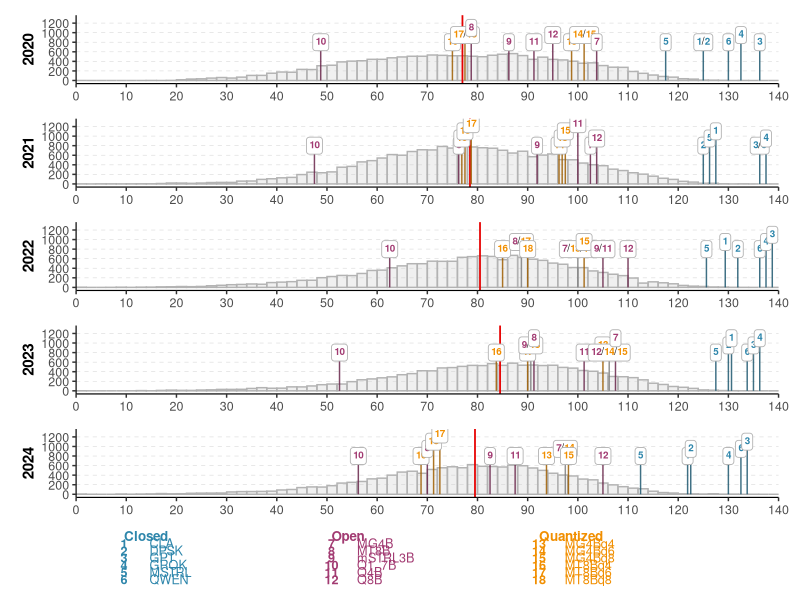

Generate this figure with R:
# =============================================================================
# Percentile Distribution of SSM Candidates with LLM Model Positions
# =============================================================================

library(ggplot2)
library(dplyr)
library(ggtext)
library(patchwork)
library(scales)

# --- Load data ---------------------------------------------------------------
setwd("C:\\Users\\edoar\\Desktop\\LLM and SSM test\\Risultati\\Analysis R")

df <- read.csv("db_LLM_SSN_accuracy_long_v2.csv", sep = ";", stringsAsFactors = FALSE)
df$score <- df$correct - (140 - df$correct) * 0.25

# --- Load real candidates scores ---------------------------------------------
df_real_raw <- read.csv("scores.csv", sep = ";")
colnames(df_real_raw) <- c("2020", "2021", "2022", "2023", "2024")

df_real <- tidyr::pivot_longer(df_real_raw, cols = everything(),
                               names_to = "year", values_to = "score") %>%
  mutate(year = as.integer(year)) %>%
  filter(!is.na(score))

# --- Model metadata ----------------------------------------------------------
model_levels <- c("CLA", "DPSK", "GPT", "GROK", "MSTRL", "QWEN",
                  "MG4B", "MT8B", "mSTRL3B", "Q1_7B", "Q4B", "Q8B",
                  "MG4Bq4", "MG4Bq6", "MG4Bq8", "MT8Bq4", "MT8Bq6", "MT8Bq8")

cat_map <- c(
  CLA = "Closed", DPSK = "Closed", GPT = "Closed",
  GROK = "Closed", MSTRL = "Closed", QWEN = "Closed",
  MG4B = "Open", MT8B = "Open", mSTRL3B = "Open",
  Q1_7B = "Open", Q4B = "Open", Q8B = "Open",
  MG4Bq4 = "Quantized", MG4Bq6 = "Quantized", MG4Bq8 = "Quantized",
  MT8Bq4 = "Quantized", MT8Bq6 = "Quantized", MT8Bq8 = "Quantized"
)

model_numbers <- setNames(seq_along(model_levels), model_levels)

df$model    <- factor(df$model, levels = model_levels)
df$category <- factor(cat_map[as.character(df$model)],
                      levels = c("Closed", "Open", "Quantized"))

# --- Colors per category -----------------------------------------------------
cat_colors <- c(Closed = "#2E86AB", Open = "#A23B72", Quantized = "#F18F01")

# --- Helper: darken a hex color ----------------------------------------------
darken_color <- function(hex, factor = 0.6) {
  rgb_vals <- col2rgb(hex) / 255
  rgb_dark  <- rgb_vals * factor
  rgb(rgb_dark[1], rgb_dark[2], rgb_dark[3])
}

# --- Helper: segment color given vector of categories -----------------------
segment_color <- function(cats) {
  ucats <- unique(cats)
  if (length(ucats) == 1) darken_color(cat_colors[ucats], factor = 0.65) else "grey50"
}

# --- Helper: richtext label with each number in its own category color -------
richtext_label <- function(models) {
  nums   <- model_numbers[as.character(models)]
  cats   <- cat_map[as.character(models)]
  colors <- cat_colors[cats]
  parts  <- paste0("<span style='color:", colors, "'>**", nums, "**</span>")
  paste(parts, collapse = "<span style='color:black'>/</span>")
}

# --- Helper: assign y levels avoiding overlaps (greedy lane assignment) ------
assign_y_levels <- function(x_pos, min_x_gap = 4, y_levels = c(800, 950, 1100, 1250)) {
  n      <- length(x_pos)
  result <- integer(n)
  last_x <- rep(-Inf, length(y_levels))
  for (i in seq_len(n)) {
    chosen <- NA
    for (lv in seq_along(y_levels)) {
      if (x_pos[i] - last_x[lv] >= min_x_gap) {
        chosen <- lv
        break
      }
    }
    if (is.na(chosen)) chosen <- which.min(last_x)
    result[i] <- chosen
    last_x[chosen] <- x_pos[i]
  }
  y_levels[result]
}

# --- Base theme --------------------------------------------------------------
theme_perc <- theme_bw() +
  theme(
    panel.border       = element_blank(),
    axis.line.x        = element_line(color = "black", linewidth = 0.4),
    axis.line.y        = element_line(color = "black", linewidth = 0.4),
    panel.grid.major.x = element_blank(),
    panel.grid.minor   = element_blank(),
    panel.grid.major.y = element_line(color = "grey85", linetype = "dashed", linewidth = 0.2),
    axis.text          = element_text(size = 9),
    axis.title         = element_text(size = 11, face = "bold"),
    plot.title         = element_text(size = 14, face = "bold", hjust = 0.5),
    plot.subtitle      = element_text(size = 10, hjust = 0.5, color = "grey40")
  )

# =============================================================================
# Compute median score per model per year
# =============================================================================
model_medians <- df %>%
  group_by(year, model, category) %>%
  summarise(median_score = median(score, na.rm = TRUE), .groups = "drop")

# =============================================================================
# Compute percentile of each model within candidates distribution
# =============================================================================
model_medians$percentile <- NA_real_

for (i in seq_len(nrow(model_medians))) {
  yr  <- model_medians$year[i]
  ms  <- model_medians$median_score[i]
  cand_scores <- df_real$score[df_real$year == yr]
  model_medians$percentile[i] <- round(100 * mean(cand_scores <= ms), 1)
}

# =============================================================================
# Compute median score of candidates per year
# =============================================================================
real_medians <- df_real %>%
  group_by(year) %>%
  summarise(median_score = median(score, na.rm = TRUE))

# =============================================================================
# Build one plot per year
# =============================================================================
years <- c(2020, 2021, 2022, 2023, 2024)

make_year_plot <- function(yr) {
  
  cand <- df_real %>% filter(year == yr)
  mods <- model_medians %>% filter(year == yr) %>% arrange(median_score)
  cand_median <- real_medians$median_score[real_medians$year == yr]
  
  p <- ggplot(cand, aes(x = score)) +
    geom_histogram(fill = "grey80", color = "grey70", alpha = 0.3,
                   binwidth = 2, boundary = 0) +
    geom_vline(xintercept = cand_median, color = "#E60000",
               linetype = "solid", linewidth = 0.6) +
    labs(x = NULL, y = as.character(yr)) +
    theme_perc +
    scale_x_continuous(limits = c(0, 140), breaks = seq(0, 140, 10), expand = c(0, 0)) +
    scale_y_continuous(limits = c(0, 1300), breaks = seq(0, 1200, 200))
  
  min_gap <- 0.2
  
  # Group models with identical/near-identical scores
  mods$group_id <- NA_integer_
  g <- 1L
  mods$group_id[1] <- g
  for (k in 2:nrow(mods)) {
    if (mods$median_score[k] - mods$median_score[k - 1] < min_gap) {
      mods$group_id[k] <- g
    } else {
      g <- g + 1L
      mods$group_id[k] <- g
    }
  }
  
  # Build one entry per group
  group_ids <- unique(mods$group_id)
  groups <- lapply(seq_along(group_ids), function(gi) {
    sub <- mods[mods$group_id == group_ids[gi], ]
    list(
      x_pos    = mean(sub$median_score),
      seg_col  = segment_color(as.character(sub$category)),
      rich_lbl = if (nrow(sub) == 1)
        paste0("<span style='color:", cat_colors[as.character(sub$category[1])],
               "'>**", model_numbers[as.character(sub$model[1])], "**</span>")
      else
        richtext_label(sub$model)
    )
  })
  
  # Assign y heights with greedy lane algorithm
  x_positions <- sapply(groups, `[[`, "x_pos")
  y_nums <- assign_y_levels(x_positions, min_x_gap = 4,
                            y_levels = c(800, 950, 1100, 1250))
  
  # Pass 1: all segments
  for (k in seq_along(groups)) {
    grp   <- groups[[k]]
    y_num <- y_nums[k]
    p <- p +
      annotate("segment",
               x = grp$x_pos, xend = grp$x_pos,
               y = 0, yend = y_num - 28,
               color = grp$seg_col, linewidth = 0.5, alpha = 0.85)
  }
  
  # Pass 2: all labels on top
  for (k in seq_along(groups)) {
    grp   <- groups[[k]]
    y_num <- y_nums[k]
    p <- p +
      annotate("richtext",
               x = grp$x_pos, y = y_num,
               label = grp$rich_lbl,
               hjust = 0.5, vjust = 0.5,
               size = 2.5, fill = "white", label.color = "grey70",
               label.size = 0.3, label.padding = unit(0.15, "lines"))
  }
  
  return(p)
}

# =============================================================================
# Assemble all years in a vertical stack
# =============================================================================
plots <- lapply(years, make_year_plot)

# =============================================================================
# Legend: 3 columns of 6, number + model name only (colored by category)
# =============================================================================
legend_df <- data.frame(
  model_num = seq_along(model_levels),
  model     = model_levels,
  category  = cat_map[model_levels],
  stringsAsFactors = FALSE
)

n_per_col <- 6
legend_df$col_idx <- ceiling(legend_df$model_num / n_per_col)
legend_df$row_idx <- ((legend_df$model_num - 1) %% n_per_col) + 1

col_start <- c(0.75, 4.0, 7.25)
off_num   <- 0
off_name  <- 0.4

rows_list <- list()
for (i in seq_len(nrow(legend_df))) {
  ci    <- legend_df$col_idx[i]
  ri    <- legend_df$row_idx[i]
  xbase <- col_start[ci]
  y     <- -ri
  color <- cat_colors[legend_df$category[i]]
  
  rows_list[[length(rows_list) + 1]] <- data.frame(
    x = xbase + off_num,  y = y,
    label = as.character(legend_df$model_num[i]),
    col = color, hjust = 0.5, bold = TRUE, stringsAsFactors = FALSE)
  rows_list[[length(rows_list) + 1]] <- data.frame(
    x = xbase + off_name, y = y,
    label = legend_df$model[i],
    col = color, hjust = 0, bold = FALSE, stringsAsFactors = FALSE)
}

txt_df <- dplyr::bind_rows(rows_list)

p_legend <- ggplot(txt_df) +
  geom_text(aes(x = x, y = y, label = label, color = I(col), hjust = hjust,
                fontface = ifelse(bold, "bold", "plain")), size = 3.2) +
  annotate("text", x = col_start, y = 0, hjust = 0, size = 3.4, fontface = "bold",
           label = c("Closed", "Open", "Quantized"),
           color = unname(cat_colors[c("Closed", "Open", "Quantized")])) +
  scale_x_continuous(limits = c(0.5, 10.5)) +
  scale_y_continuous(limits = c(-(n_per_col + 0.5), 0.8)) +
  theme_void() +
  theme(plot.margin = margin(2, 10, 5, 10))

# =============================================================================
# Final assembly
# =============================================================================
p_histograms <- wrap_plots(plots, ncol = 1)

p_all <- wrap_plots(
  list(p_histograms, p_legend),
  ncol = 1,
  heights = c(5, 0.6)
) +
  plot_annotation(theme = theme(
    plot.title    = element_text(size = 16, face = "bold", hjust = 0.5),
    plot.subtitle = element_text(size = 10, hjust = 0.5, color = "grey40")
  ))

ggsave("percentile_distribution_numbered_v1.png", plot = p_all,
       width = 9, height = 9, units = "in", dpi = 600, bg = "white")

cat("Done!\n")
